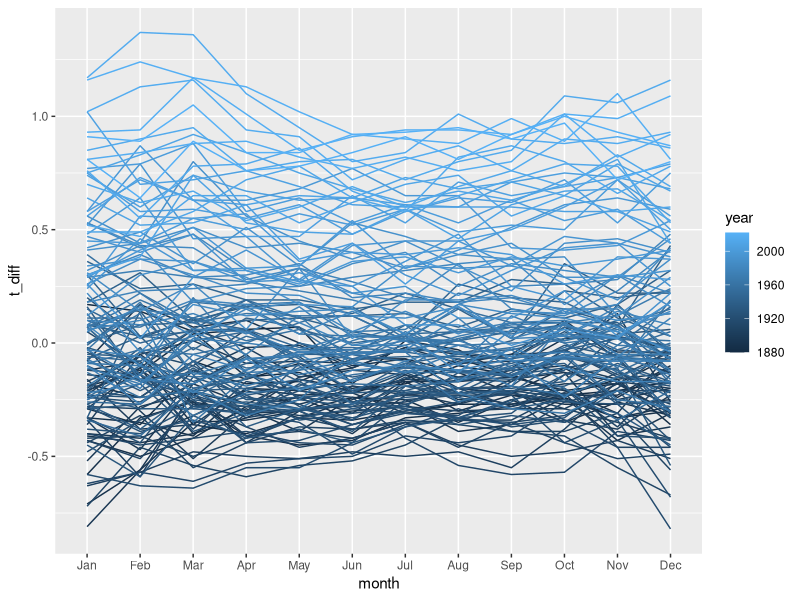
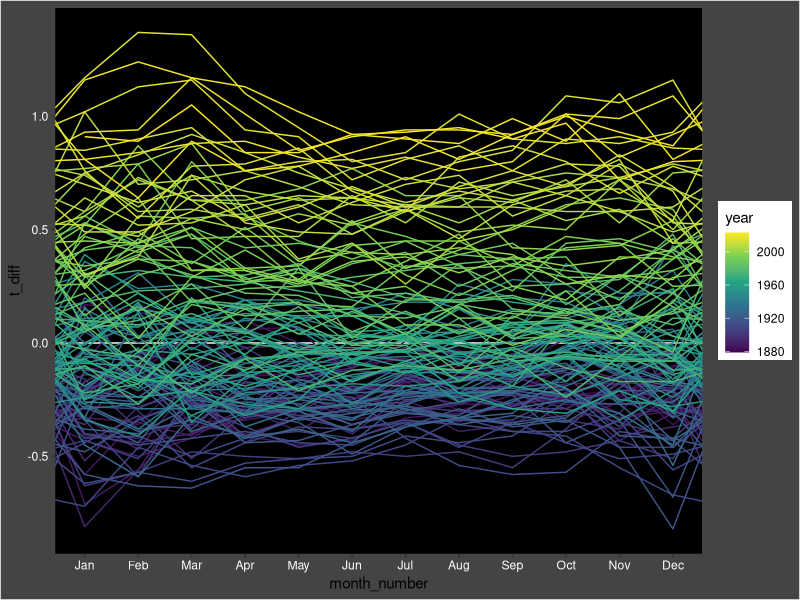

The R script that drew these images, in order:
library(tidyverse)

# 1. First plot
t_diff <- 
  read_csv("data/GLB.Ts+dSST.csv", skip = 1, na = "***") %>% #load CSV file, skip 1st rows, na value in the data is "***"
  select(year = Year, month.abb) %>% #month.abb is constant R build-in. which is the same as our datatype
  # Tidy dataframe by converting month in 1 column accept for year
  #Pivot dataframe for all columns except for year column, Give a name of month column
  pivot_longer(-year, names_to = "month", values_to = "t_diff") %>%
  drop_na() %>% #Ignore NA value
  mutate(month = factor(month, levels = month.abb)) #Order months into numerical order rather than alphabit order, define month as a factor
  
  
t_diff %>%
  ggplot(aes(x = month, y = t_diff, group = year, color = year)) +
  geom_line()

# 2. Second plot: There are data in preceding year and next year.
# Need to create 3 separated dataframes

t_diff <- 
  read_csv("data/GLB.Ts+dSST.csv", skip = 1, na = "***") %>% #load CSV file, skip 1st rows
  select(year = Year, month.abb) %>% #month.abb is constant R build-in. which is the same as our datatype
  # Tidy dataframe by converting month in 1 column accept for year
  #Pivot dataframe for all columns except for year column, Give a name of month column
  pivot_longer(-year, names_to = "month", values_to = "t_diff") %>%
  drop_na() #Ignore NA value
  

# Create 3 Separated dataframe
# Create dataframe for preceding December
last_dec <-
  t_diff %>%
  filter(month == "Dec") %>% #Filter December
  mutate(year = year - 1,   #Calculate preceding year by using the original data
         month = "last_Dec") #Rename Dec to last_Dec

#Create dataframe for next Jan
next_jan <-
  t_diff %>%
  filter(month == "Jan") %>% #Filter January
  mutate(year = year + 1,    # Add extra year
         month = "next_Jan") # Rename it

#Combine 3 dataframes
bind_rows(last_dec,t_diff,next_jan) %>%
  mutate(month = factor(month, levels = c("last_Dec", month.abb, "next_Jan")), #Order months into numerical order rather than alphabet order, define month as a factor
         month_number = as.numeric(month)-1) %>% #Change the scale in x axis to number from 0-13. Factor is a vector of character. It is stored as an order. We use as.numeric to return factor to number
  ggplot(aes(x = month_number, y = t_diff, group = year, color = year)) +
  geom_hline(yintercept = 0, color = "white") + # Add white line at 0 y intercept
  geom_line()+
  scale_x_continuous(breaks = 1:12, #Set x axis and its coordinator
                     labels = month.abb) +
  scale_color_viridis_c()+ #Change the color to continuous scale
  coord_cartesian(xlim = c(1,12)) +
  theme(
    panel.background = element_rect(fill = "black"),
    plot.background = element_rect(fill = "#444444"),
    panel.grid = element_blank(), # Remove grid line color
    axis.text = element_text(color = "white") # Add color text
    
  )
